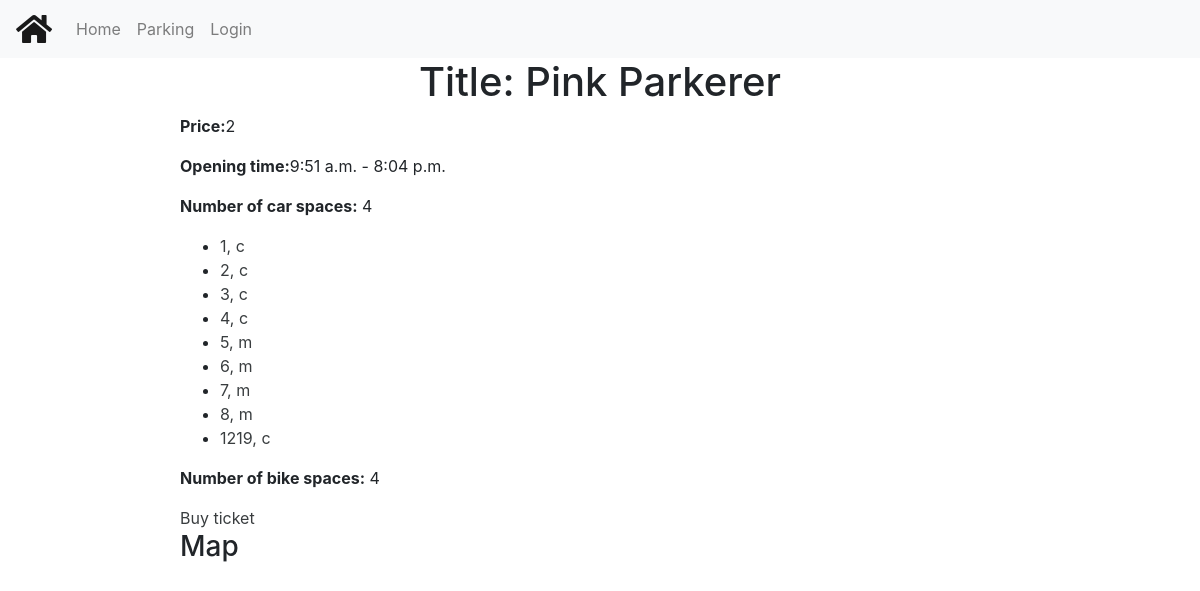
The app's page /parking/parkinglot/7 with its own data.
### parkingsystem/models.py (models this page shows, shortened)
class ParkingLot(models.Model):
    name = models.CharField(max_length=150, null=True, blank=True)
    price = models.PositiveIntegerField()
    latitude = models.DecimalField(max_digits=9, decimal_places=6)
    longitude = models.DecimalField(max_digits=9, decimal_places=6)
    opening_time = models.TimeField()
    closing_time = models.TimeField()
    rfid = models.PositiveIntegerField()
    capacity_car = models.PositiveIntegerField()
    capacity_motorbike = models.PositiveIntegerField()
    car_space_taken = models.PositiveIntegerField()
    @property
    def car_taken(self):
        return ParkingSpace.objects.filter(parking_lot=self, parking_type='c', status='t').count()

class ParkingSpace(models.Model):
    TYPES = (
        ('c', 'Car'),
        ('m', 'Motorbike'),
    )
    parking_type = models.CharField(max_length=1, choices=TYPES, null=True)
    parking_lot = models.ForeignKey(ParkingLot, on_delete=models.CASCADE, null=True, blank=True)
    taken_to = models.DateTimeField(auto_now_add=True)
    STATUS = (
        ('t', 'Taken'),
        ('a', 'Available'),
        ('r', 'Reserved'),
    )
    status = models.CharField(max_length=1, choices=STATUS, blank=True, default='a', help_text='Parking space availability')
    def get_absolute_url(self):
        return reverse('parkingspace-detail', args=[str(self.id)])

### parkingsystem/views.py (the view)
# urls.py: path('parkinglot/<int:pk>', views.ParkingLotDetailView.as_view(), name='parkinglot-detail'),
class ParkingLotDetailView(generic.DetailView):
    model = ParkingLot

### parkingsystem/templates/parkingsystem/parkinglot_detail.html (shortened to what this page needs)
{% extends "base.html" %}
{% block content %}
  <h1>Title: {{ parkinglot.name }}</h1>
  <p><strong>Price:</strong>{{ parkinglot.price }}</a></p>
  <p><strong>Opening time:</strong>{{ parkinglot.opening_time }}  -  {{ parkinglot.closing_time }} </p>
  <p><strong>Number of car spaces:</strong> {{ parkinglot.capacity_car }} </p>
    {% if parkinglot.parkingspace_set.all %}
    <ul>
        {% for parkingspace in parkinglot.parkingspace_set.all %}
            <li> <a href="{{ parkingspace.get_absolute_url }}">{{ parkingspace.id }}, {{ parkingspace.parking_type }} </a></li>
        {% endfor %}
    {% endif %}
    </ul>
  <p><strong>Number of bike spaces:</strong> {{ parkinglot.capacity_motorbike }} </p>
  {% if parkinglot.car_taken >= parkinglot.capacity_car and parkinglot.mb_taken >= parkinglot.capacity_motorbike %}
        <p>The parkinglot is full</p>
    {% else %}
            <a href="{% url 'plticket' parkinglot.id %}"> Buy ticket</a>
    {% endif %}
  <h3>Map</h3>
  <div id="map"></div>
{% endblock %}

### parkingsystem/templates/base.html (shortened to what this page needs)
<!DOCTYPE html>
<html>
<head>
    <link rel="stylesheet" href="https://stackpath.bootstrapcdn.com/bootstrap/4.1.2/css/bootstrap.min.css">
    <link rel="stylesheet" href="https://use.fontawesome.com/releases/v5.1.0/css/all.css">
    {% load static %}
    <link rel="stylesheet" href="{% static 'css/styles.css' %}">
</head>
<body>
    <nav class="navbar navbar-expand-lg navbar-light bg-light">
        <a class="navbar-brand fas fa-home fa-2x" href="{% url 'index' %} "></a>
        <div class="collapse navbar-collapse" id="navbarSupportedContent">
            <ul class="navbar-nav mr-auto">
                <li class="nav-item active">
                    <a class="nav-link" href="{% url 'index' %}">Home <span class="sr-only">(current)</span></a>
                </li>
                <li class="nav-item">
                    <a class="nav-link" onclick="highlite(this)" href="{% url 'parking' %}">Parking</a>
                </li>
                {% if user.is_authenticated %}
                <li class="nav-item">
                    <a class="nav-link" onclick="highlite(this)" href="{% url 'home' user.profile.id %}"> Profile</a>
                </li>
                <li class="nav-item ">
                    <a class="nav-link" onclick="highlite(this)" href="{% url 'vehicles' %}">My Vehicles</a>
                </li>
                <li class="nav-item">
                    <a class="nav-link" onclick="highlite(this)" href="{% url 'logout'%}?next={{request.path}}">Logout</a>
                </li>
                {% else %}
                <li class="nav-item">
                    <a class="nav-link" onclick="highlite(this)" href="{% url 'login'%}?next={{request.path}}">Login</a>
                </li>
                {% endif %}
            </ul>
        </div>
    </nav>
    <div class="container">
        {% block content %}{% endblock %}
    </div>
</body>
</html>

### parkingsystem/static/css/styles.css (style rules this page uses)
#map { height: 600px; width: 70%; }
@media (min-width: 1200px) { .container { max-width: 870px; } }
h1, h2 { text-align: center; }
a { color: #393d3f; }
#map { margin-left: auto; margin-right: auto; }

### records on screen
ParkingLot: name "Pink Parkerer", price "2", opening_time "9:51 a.m.", closing_time "8:04 p.m.", capacity_car "4", capacity_motorbike "4"
ParkingSpace: id "1", parking_type "c"
ParkingSpace: id "2", parking_type "c"
ParkingSpace: id "3", parking_type "c"
ParkingSpace: id "4", parking_type "c"
ParkingSpace: id "5", parking_type "m"
ParkingSpace: id "6", parking_type "m"
ParkingSpace: id "7", parking_type "m"
ParkingSpace: id "8", parking_type "m"
ParkingSpace: id "1219", parking_type "c"
